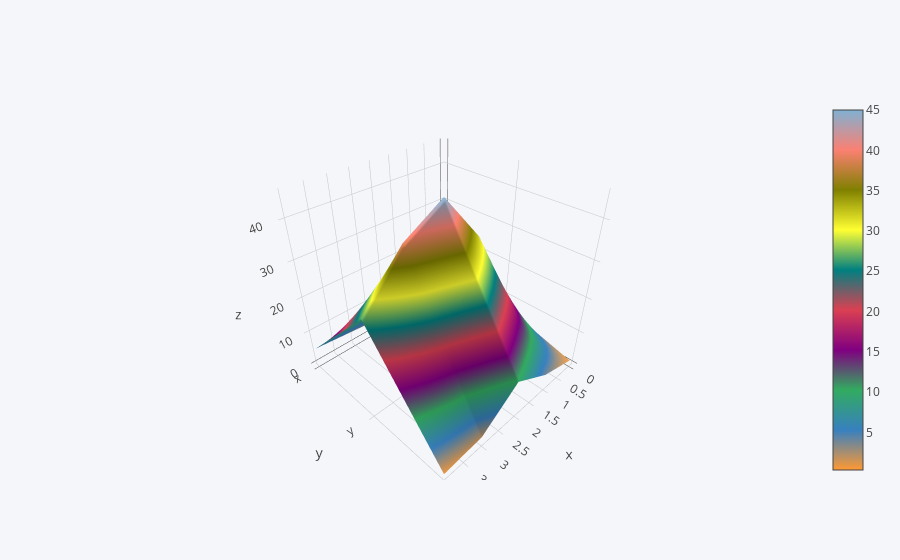

Source (notebook cell):
### Code cell
df.iplot(kind='surface')

### Figure 1 — Plotly figure (JSON) as saved in the notebook; plotly's stock layout.template omitted (floating-point values rounded to 4 significant figures)
{"data": [{"colorscale": [[0, "rgb(255, 153, 51)"], [0.1111, "rgb(55, 128, 191)"], [0.2222, "rgb(50, 171, 96)"], [0.3333, "rgb(128, 0, 128)"], [0.4444, "rgb(219, 64, 82)"], [0.5556, "rgb(0, 128, 128)"], [0.6667, "rgb(255, 255, 51)"], [0.7778, "rgb(128, 128, 0)"], [0.8889, "rgb(251, 128, 114)"], [1, "rgb(128, 177, 211)"]], "type": "surface", "uid": "4c4b5e0e-20db-460e-bc7b-5b2c6b4676e5", "x": [0, 1, 2, 3, 4], "y": ["x", "y", "z"], "z": [[0.35, 1, 3, 4, 5], [7, 32, 45, 39, 27], [1, 4, 10, 2, 1]]}], "layout": {"legend": {"bgcolor": "#F5F6F9", "font": {"color": "#4D5663"}}, "paper_bgcolor": "#F5F6F9", "plot_bgcolor": "#F5F6F9", "title": {"font": {"color": "#4D5663"}}, "xaxis": {"gridcolor": "#E1E5ED", "showgrid": true, "tickfont": {"color": "#4D5663"}, "title": {"font": {"color": "#4D5663"}, "text": ""}, "zerolinecolor": "#E1E5ED"}, "yaxis": {"gridcolor": "#E1E5ED", "showgrid": true, "tickfont": {"color": "#4D5663"}, "title": {"font": {"color": "#4D5663"}, "text": ""}, "zerolinecolor": "#E1E5ED"}}}
